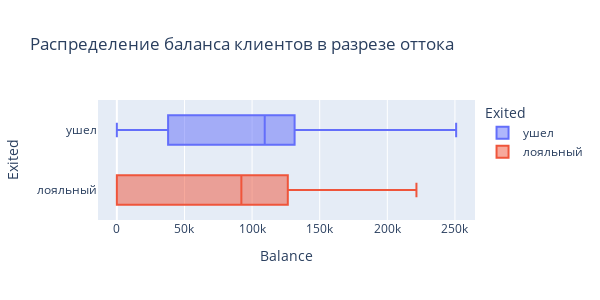

This figure's notebook cell:
### Markdown cell above
Гистограммы не информативны.

### Code cell
# для сравнения вариант из Plotly
fig = px.box(
    data_frame=churn_data, #датафрейм
    y="Exited", #ось x
    x="Balance", #ось y
    color='Exited', #расцветка в зависимости от страны
    orientation='h', #ориентация графика
    height=300, #высота
    width=600, #ширина
    title='Распределение баланса клиентов в разрезе оттока' #заголовок
)
fig.show()

### Figure 1 — Plotly figure (JSON) as saved in the notebook; plotly's stock layout.template omitted (floating-point values rounded to 4 significant figures; data arrays with more than 128 entries replaced by an {"elided": "..."} marker saying what was removed)
{"data": [{"alignmentgroup": "True", "hovertemplate": "Exited=%{y}<br>Balance=%{x}<extra></extra>", "legendgroup": "ушел", "marker": {"color": "#636efa"}, "name": "ушел", "notched": false, "offsetgroup": "ушел", "orientation": "h", "showlegend": true, "type": "box", "x": {"elided": "2037 float values"}, "x0": " ", "xaxis": "x", "y": {"elided": "2037 str values"}, "y0": " ", "yaxis": "y"}, {"alignmentgroup": "True", "hovertemplate": "Exited=%{y}<br>Balance=%{x}<extra></extra>", "legendgroup": "лояльный", "marker": {"color": "#EF553B"}, "name": "лояльный", "notched": false, "offsetgroup": "лояльный", "orientation": "h", "showlegend": true, "type": "box", "x": {"elided": "7963 float values"}, "x0": " ", "xaxis": "x", "y": {"elided": "7963 str values"}, "y0": " ", "yaxis": "y"}], "layout": {"boxmode": "overlay", "height": 300, "legend": {"title": {"text": "Exited"}, "tracegroupgap": 0}, "title": {"text": "Распределение баланса клиентов в разрезе оттока"}, "width": 600, "xaxis": {"anchor": "y", "domain": [0, 1], "title": {"text": "Balance"}}, "yaxis": {"anchor": "x", "categoryarray": ["лояльный", "ушел"], "categoryorder": "array", "domain": [0, 1], "title": {"text": "Exited"}}}}
